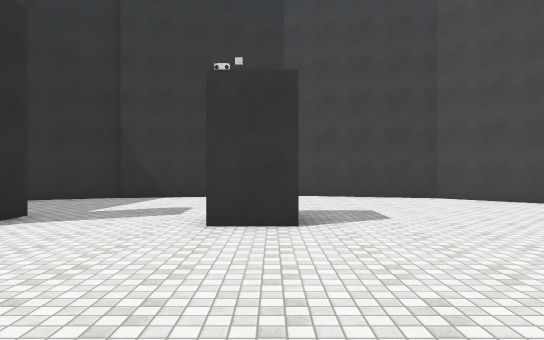
View 1 (above)

15 first-person views from a walk through a 3-D level made in the Unity game engine. The camera is 1.5 m above the floor, looks level and sees 70° across. The floor is counted in squares, 2 m on a side. Each view is taken from the middle of a square. On the plan, view 1 faces up. The plan holds only what a view shows up to about 12 squares ahead; the rest is blank. The place goes on beyond the plan. The player character is not drawn. Surface patterns are stand-ins for the level's own textures.

View 2
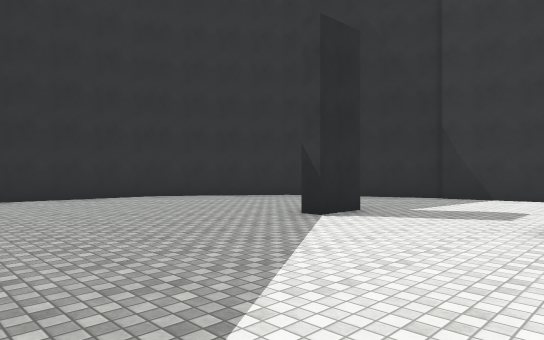

View 3
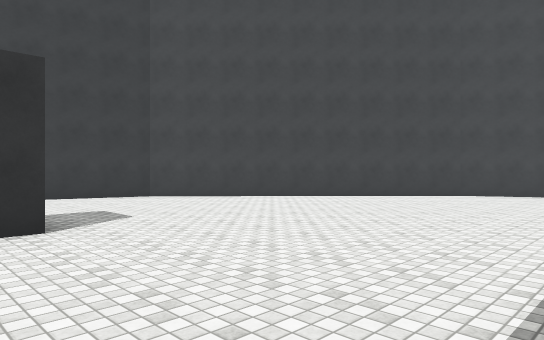

View 4
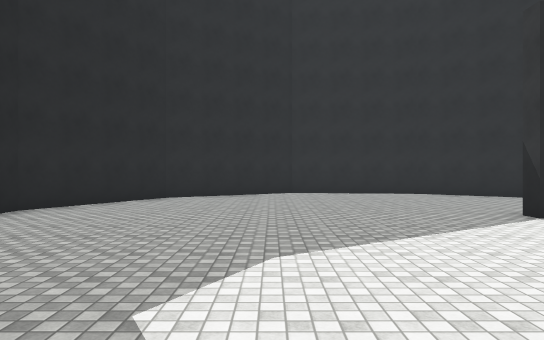

View 5
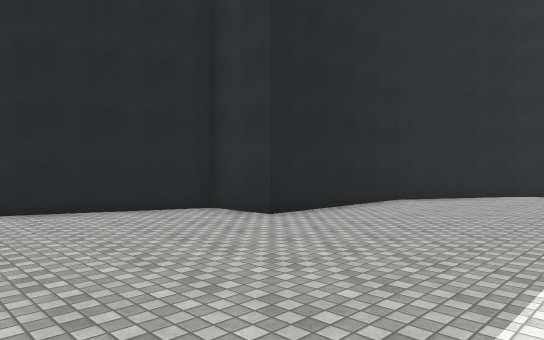

View 6
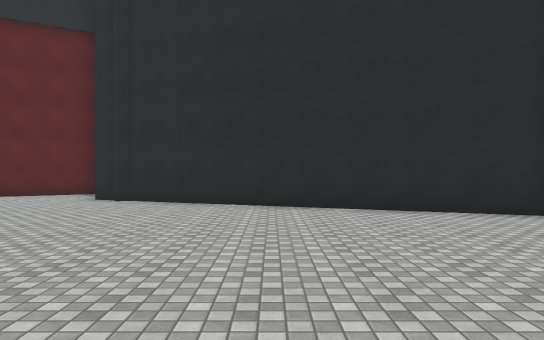

View 7
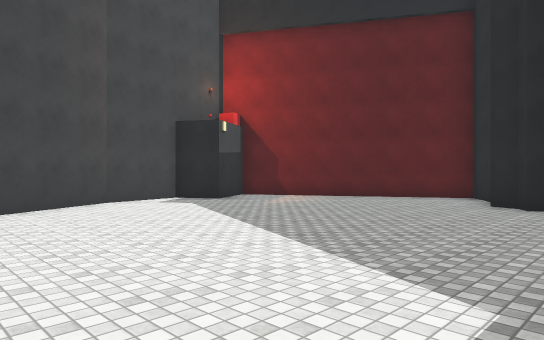

View 8
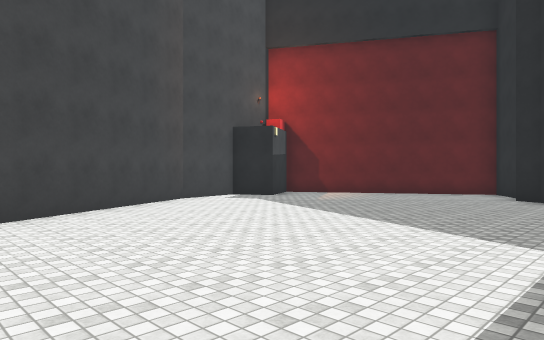

View 9
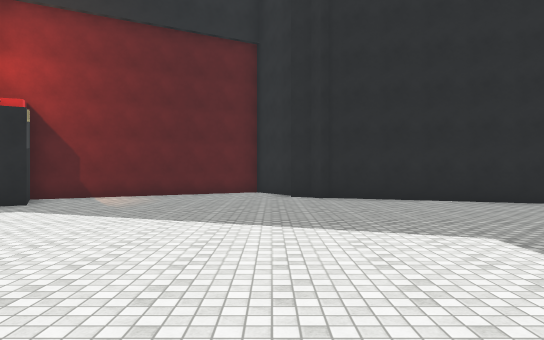

View 10
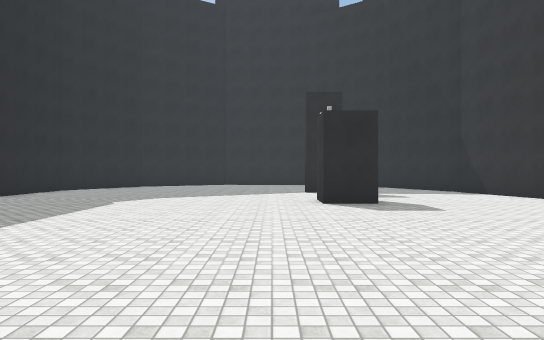

View 11
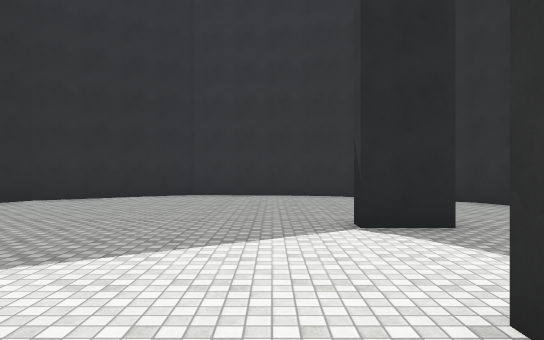

View 12
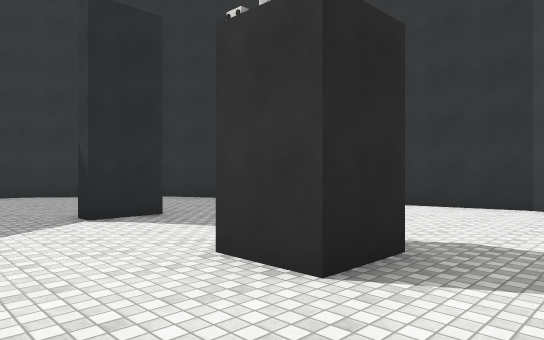

View 13
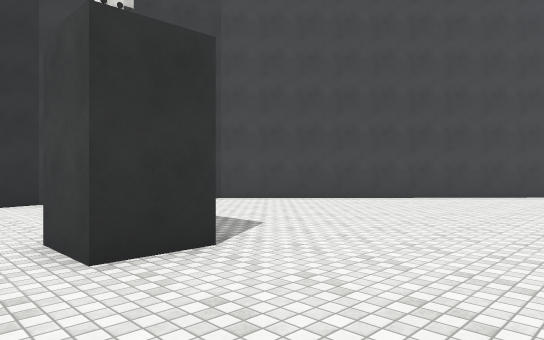

View 14
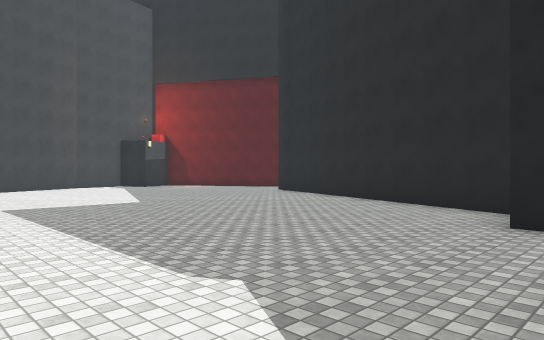

View 15
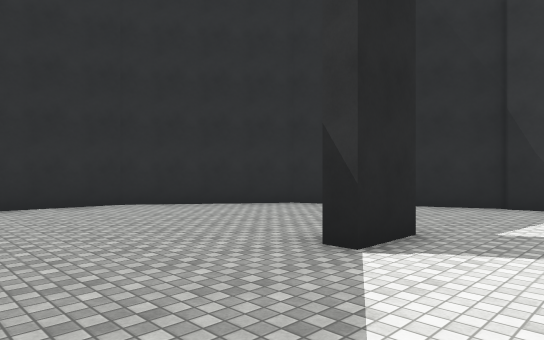

### Floor plan
Points are (right, up) in squares from view 1. A wall is a line through its corners. A room is listed if a view was taken in it or the views show most of it. See-through windows are left out.
Room 1 (views 1, 2, 3, 4, 5, 6, 7, 8, 9, 10, 11, 12, 13, 14, 15)
walls: (0.4, 6.4) (0.4, 5.1) (-0.9, 5.1) (-0.9, 6.4); (-4, 6.4) (-4, 5.1) (-4.5, 5.1); (11.8, 2.2) (10.8, 4.1) (4.4, 10.3) (0.3, 11.4) (-4.1, 10.3); (7.7, -8.3) (7.9, -8.6) (8.6, -8.9); (-4.1, 10.5) (-8, 8.7) (-10.2, 5.6) (-10.7, 1.7) (-8.5, -1.9) (-5.2, -3.7) (-0.6, -3.7) (-0.6, -5.3) (7.5, -8.5); (8.4, -9.4) (9.5, -11.1) (14.5, -8.2); (14.9, -7.5) (14.2, -6.2) (15.3, -5.6) (14.9, -3.6) (12.5, 0.9)

Positions as (right, up) in squares from view 1, and headings:
1: (0, 0), facing up
2: (0, 0), facing up-left
3: (-1, 0), facing up-right
4: (2, 1), facing left
5: (4, 1), facing down-left
6: (4, 1), facing down
7: (6, 0), facing down-right
8: (6, 2), facing down-right
9: (9, 2), facing down
10: (9, 4), facing left
11: (1, 4), facing left
12: (2, 3), facing up-left
13: (-2, 2), facing up-right
14: (-2, 2), facing down-right
15: (-2, 2), facing up-left
